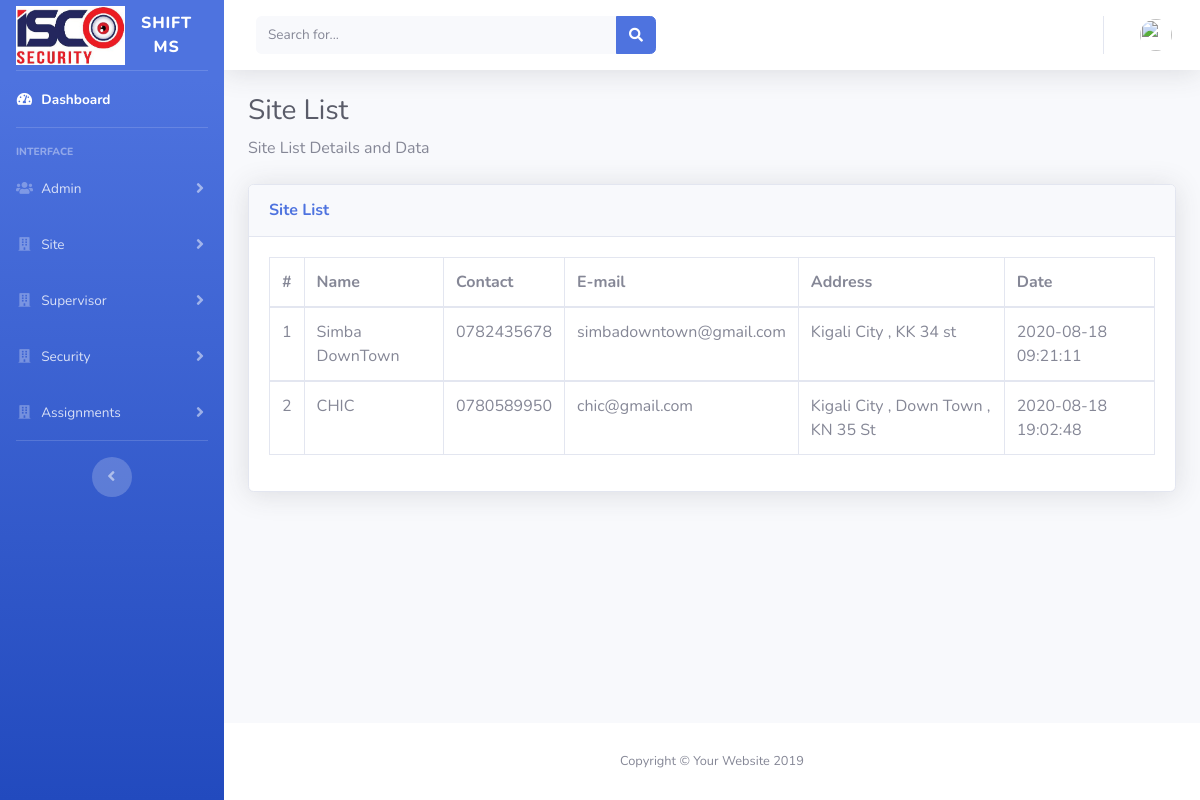
The page /master/index.php?view-site (signed in) on the database its author committed.
### tables this page shows
CREATE TABLE `site` (
  `site_id` int(11) NOT NULL,
  `site_name` longtext NOT NULL,
  `site_address` longtext NOT NULL,
  `site_email` longtext NOT NULL,
  `site_tel` longtext NOT NULL,
  `site_date` timestamp NOT NULL DEFAULT current_timestamp() ON UPDATE current_timestamp(),
  `supervisor_id` int(50) DEFAULT NULL
);

### master/view_site.php (the view, shortened to what this page needs)
<div class="container-fluid">
    <?php
        $query1=$conn->query("SELECT * FROM site ");
        if($query1->num_rows <= 0   ){
    ?>
        <div class="sufee-alert alert with-close alert-info alert-dismissible fade show">
            <span class="badge badge-pill badge-info">Infoming</span>
            Sorry <b><?php echo $m_username ?></b> Doen't Have Any Site.
                <button type="button" class="close" data-dismiss="alert" aria-label="Close">
                <span aria-hidden="true">&times;</span>
                </button>
        </div>
    <?php
        }else{
    ?>
        <h1 class="h3 mb-2 text-gray-800">Site List</h1>
        <p class="mb-4">Site List Details and Data </p>
        <div class="card shadow mb-4">
        <div class="card-header py-3">
          <h6 class="m-0 font-weight-bold text-primary">Site List</h6>
        </div>
            <div class="card-body">
        <div class="table-responsive">
          <table class="table table-bordered" id="dataTable" width="100%" cellspacing="0">
            <thead>
              <tr>
                  <th>#</th>
                  <th>Name</th>
                  <th>Contact</th>
                  <th>E-mail</th>
                  <th>Address</th>
                  <th>Date</th>
              </tr>
            </thead>
            <?php
            	$no=0;
              $sql1="SELECT * FROM site ORDER BY site_id DESC";
              $result1=$conn->query($sql1);
              while ($row1 = $result1->fetch_assoc()) {
              	$no+=1;
          ?>
          <tbody>
              <tr>
                  <td><?php echo $no; ?></td>
                  <td><?php echo $row1['site_name'];?></td>
                  <td><?php echo $row1['site_tel'];?></td>
                  <td><?php echo $row1['site_email'];?></td>
                  <td><?php echo $row1['site_address'];?></td>
                  <td><?php echo $row1['site_date'];?></td>
              </tr>
          </tbody>
          <?php }  ?>
          </table>
        </div>
      </div>
      </div>
    </div>
    <?php
        }
    ?>

### rows shown on the page
site: site_name "Simba DownTown", site_tel "0782435678", site_email "simbadowntown@gmail.com", site_address "Kigali City , KK 34 st", site_date "2020-08-18 09:21:11"
site: site_name "CHIC", site_tel "0780589950", site_email "chic@gmail.com", site_address "Kigali City , Down Town , KN 35 St", site_date "2020-08-18 19:02:48"
